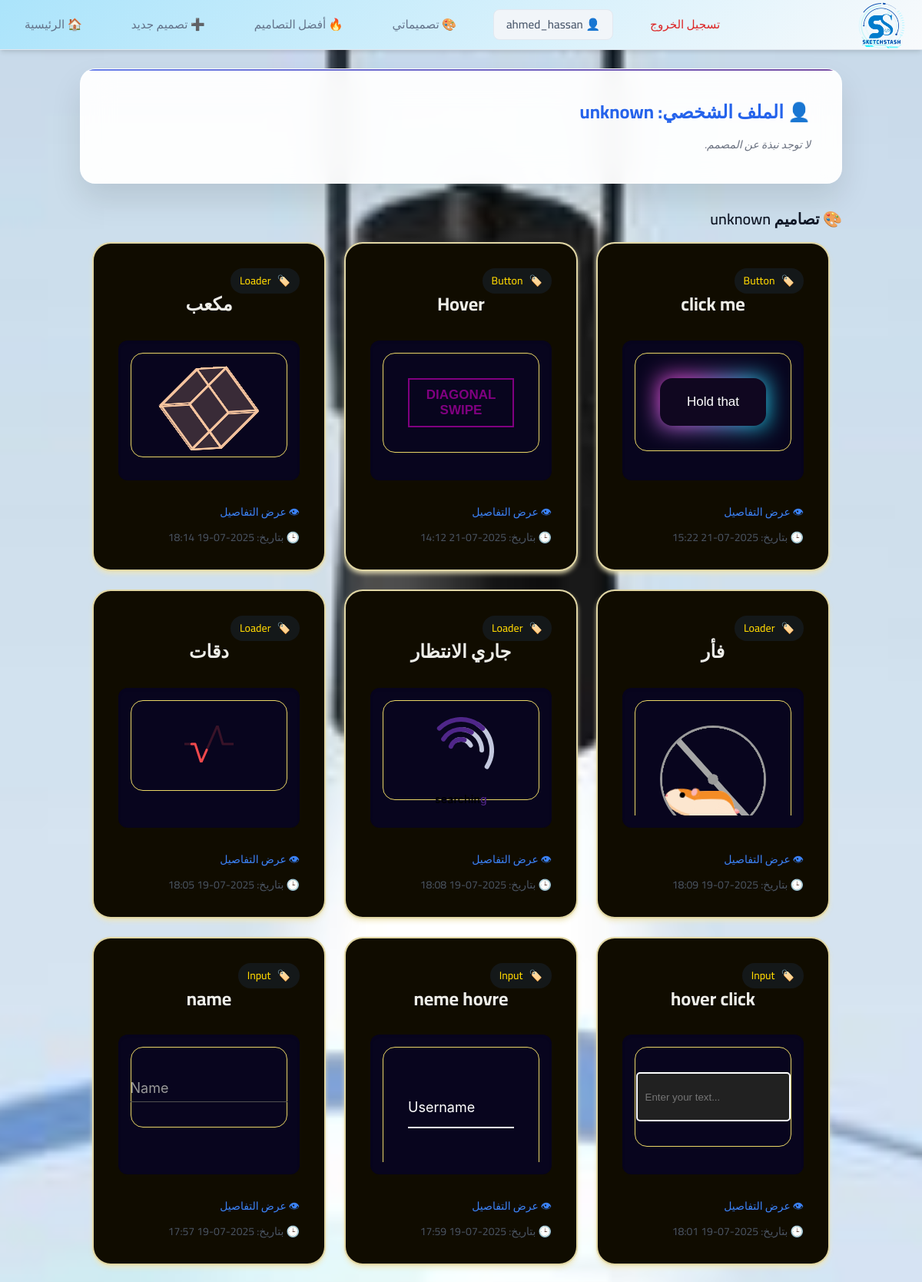
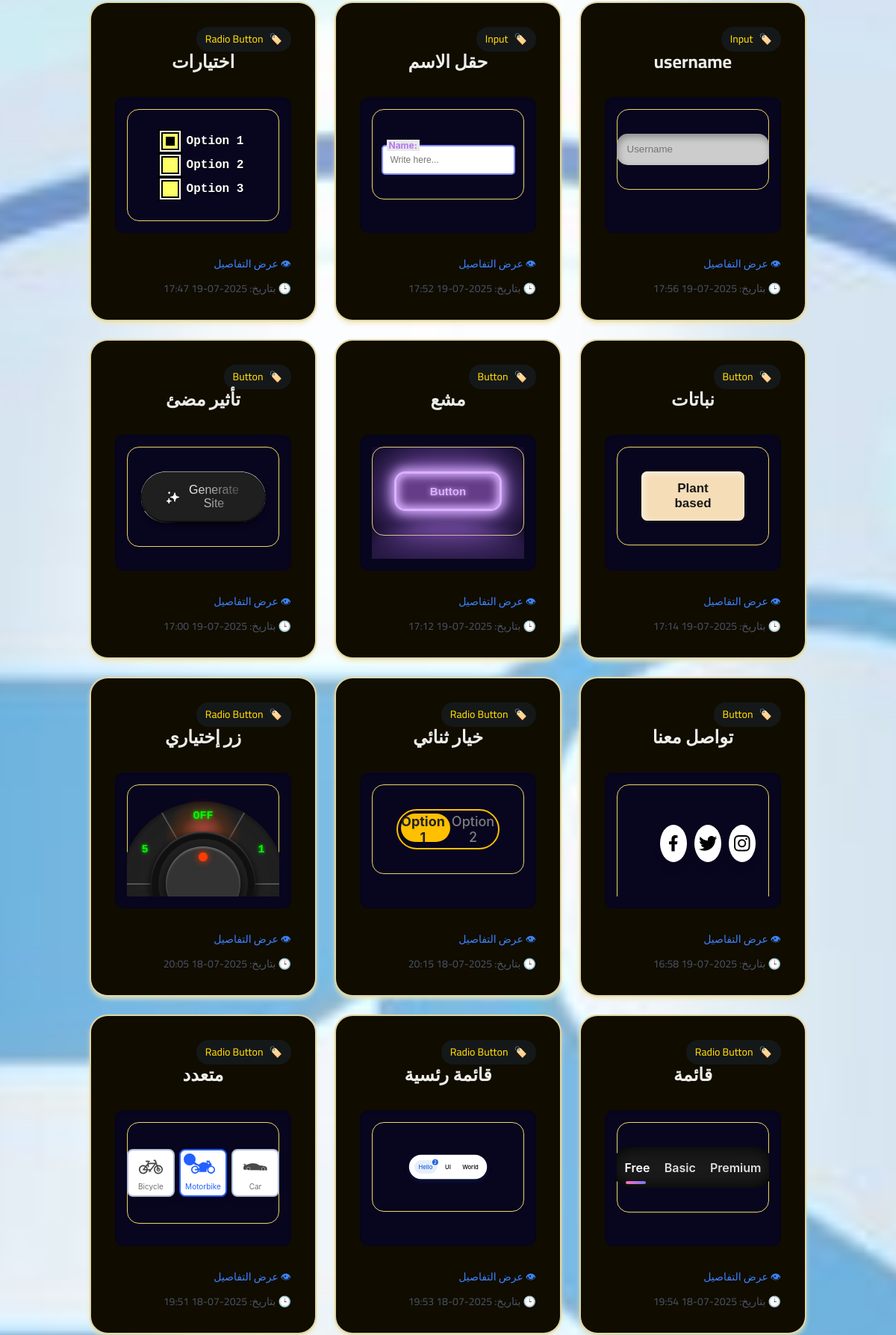
Screenshot of /designer/unknown/ (signed in, upper part) with the database file from the repository (2 pictures, top to bottom).
### designs/models.py (models this page shows, shortened)
class Design(models.Model):
    DESIGN_TYPES = [
        ('button', 'Button'),
        ('card', 'Card'),
        ('navbar', 'Navbar'),
        ('header', 'Header'),
        ('form', 'Form'),
        ('input', 'Input'),
        ('loader', 'Loader'),
        ('radio', 'Radio Button'),
        ('other', 'Other'),
    ]
    name = models.CharField(max_length=100)
    description = models.TextField(blank=True)
    design_type = models.CharField(max_length=20, choices=DESIGN_TYPES)
    html_code = models.TextField()
    css_code = models.TextField()
    creator = models.ForeignKey(User, on_delete=models.CASCADE, related_name='designs')
    created_at = models.DateTimeField(auto_now_add=True)
    likes = models.PositiveIntegerField(default=0)

### designs/views.py (the view)
# urls.py: path('designer/<str:username>/', views.designer_profile, name='designer_profile'),
def designer_profile(request, username):
    user = get_object_or_404(User, username=username)
    designs = Design.objects.filter(creator=user).order_by('-created_at')
    return render(request, 'designs/designer_profile.html', {
        'designer': user,
        'designs': designs
    })

### designs/templates/designs/designer_profile.html (shortened to what this page needs)
{% extends 'designs/base.html' %}
{% block content %}
  <div class="form-box mb-8">
    <h1 class="text-2xl font-bold text-blue-600 mb-4">👤 الملف الشخصي: {{ designer.username }}</h1>
    {% if designer.profile.bio %}
      <p class="text-sm text-gray-700 mt-2">📝 نبذة: {{ designer.profile.bio }}</p>
    {% else %}
      <p class="text-sm text-gray-500 italic mt-2">لا توجد نبذة عن المصمم.</p>
    {% endif %}
  </div>
  <h2 class="text-xl font-semibold mb-4">🎨 تصاميم {{ designer.username }}</h2>
  {% if designs %}
<div class="design-grid">
    {% for design in designs %}
        <div class="design-card">
          <div class="card-info">
               <div class="design-type">
                    <span>🏷️</span>
                    <span>{{ design.get_design_type_display }}</span>
                </div>
               <div class="card-content">
                <h2 class="design-title">{{ design.name }}</h2>
              </div>
            <div class="">
              <iframe
                id="preview-iframe-{{ design.id }}"
                class="preview-iframe"
                onload="
                  const iframe = this;
                  const doc = iframe.contentWindow.document;
                  doc.open();
                  doc.write(`<!DOCTYPE html> <html>
                  <head> <style>
                body { margin: 0; padding: 2rem; font-family: -apple-system, BlinkMacSystemFont,
                'Segoe UI', Roboto, sans-serif;
                align-items: center; display: flex; justify-content: center;
                border: 1px solid #ead666; border-radius: 1rem;
                }
                    {{ design.css_code|escapejs }}
                    </style>
                  </head>{{ design.html_code|escapejs }}</body></html>`);
                  doc.close();
                ">
              </iframe>
            </div>
          </div>
          <div class="text-right mt-3">
            <a href="{% url 'design_detail' design.pk %}" class="text-sm text-blue-500 hover:underline">👁 عرض التفاصيل</a>
          </div>
          <div class="text-sm text-gray-600 mt-3">
            🕒 بتاريخ: {{ design.created_at|date:"Y-m-d H:i" }}
          </div>
        </div>
      {% endfor %}
    </div>
  {% else %}
    <p class="text-gray-500">لا توجد تصاميم لهذا المصمم حتى الآن.</p>
  {% endif %}
{% endblock %}

### designs/templates/designs/base.html (shortened to what this page needs)
<!DOCTYPE html>
<html lang="ar" dir="rtl">
<head>
    {% load static %}
    <script src="https://cdn.tailwindcss.com"></script>
    <link rel="stylesheet" href="{% static 'css/stylebox.css' %}">
</head>
<body class="bg-gray-100 text-gray-900 min-h-screen flex flex-col" style="font-family: 'Cairo', sans-serif;">
<nav class="navbar" id="navbar">
    <div class="navbar-container">
        <a href="/" class="navbar-logo">
            <img src="{% static 'images/logo.png' %}" alt="SketchStash" class="h-8">
        </a></a>
        <div class="navbar-menu" id="navbar-menu">
            <a href="{% url 'design_list' %}" class="navbar-link">🏠 الرئيسية</a>
            <a href="{% url 'create_design' %}" class="navbar-link">➕ تصميم جديد</a>
            <a href="{% url 'best_designs' %}" class="navbar-link">🔥 أفضل التصاميم</a>
            {% if user.is_authenticated %}
                <div class="navbar-menu">
                    <a href="{% url 'designer_profile' user.username %}" class="navbar-link">🎨 تصميماتي</a>
                    <a href="{% url 'profile' %}" class="navbar-link navbar-profile">👤 {{ user.username }}</a>
                    <form method="POST" action="{% url 'logout' %}" style="display: inline;">
                        <button type="submit" class="navbar-logout">تسجيل الخروج</button>
                    </form>
                </div>
            {% else %}
                <div class="navbar-auth">
                    <a href="{% url 'login' %}" class="navbar-link navbar-login">تسجيل الدخول</a>
                    <a href="{% url 'register' %}" class="navbar-link navbar-register">حساب جديد</a>
                </div>
            {% endif %}
        </div>
    </div>
</nav>
    <main class="flex-grow container mx-auto px-4 py-6">
        {% block content %}{% endblock %}
    </main>
</body>
</html>

### rows the page displays
Design: design_type "Button", name "click me", created_at "2025-07-21 15:22"
Design: design_type "Button", name "Hover", created_at "2025-07-21 14:12"
Design: design_type "Loader", name "مكعب", created_at "2025-07-19 18:14"
Design: design_type "Loader", name "فأر", created_at "2025-07-19 18:09"
Design: design_type "Loader", name "جاري الانتظار", created_at "2025-07-19 18:08"
Design: design_type "Loader", name "دقات", created_at "2025-07-19 18:05"
Design: design_type "Input", name "hover click", created_at "2025-07-19 18:01"
Design: design_type "Input", name "neme hovre", created_at "2025-07-19 17:59"
Design: design_type "Input", name "name", created_at "2025-07-19 17:57"
Design: design_type "Input", name "username", created_at "2025-07-19 17:56"
Design: design_type "Input", name "حقل الاسم", created_at "2025-07-19 17:52"
Design: design_type "Radio Button", name "اختيارات", created_at "2025-07-19 17:47"
Design: design_type "Button", name "نباتات", created_at "2025-07-19 17:14"
Design: design_type "Button", name "مشع", created_at "2025-07-19 17:12"
Design: design_type "Button", name "تأثير مضئ", created_at "2025-07-19 17:00"
Design: design_type "Button", name "تواصل معنا", created_at "2025-07-19 16:58"
Design: design_type "Radio Button", name "خيار ثنائي", created_at "2025-07-18 20:15"
Design: design_type "Radio Button", name "زر إختياري", created_at "2025-07-18 20:05"
Design: design_type "Radio Button", name "قائمة", created_at "2025-07-18 19:54"
Design: design_type "Radio Button", name "قائمة رئسية", created_at "2025-07-18 19:53"
Design: design_type "Radio Button", name "متعدد", created_at "2025-07-18 19:51"

### other values shown
{{ user.username }} "ahmed_hassan"
{{ designer.username }} "unknown"
